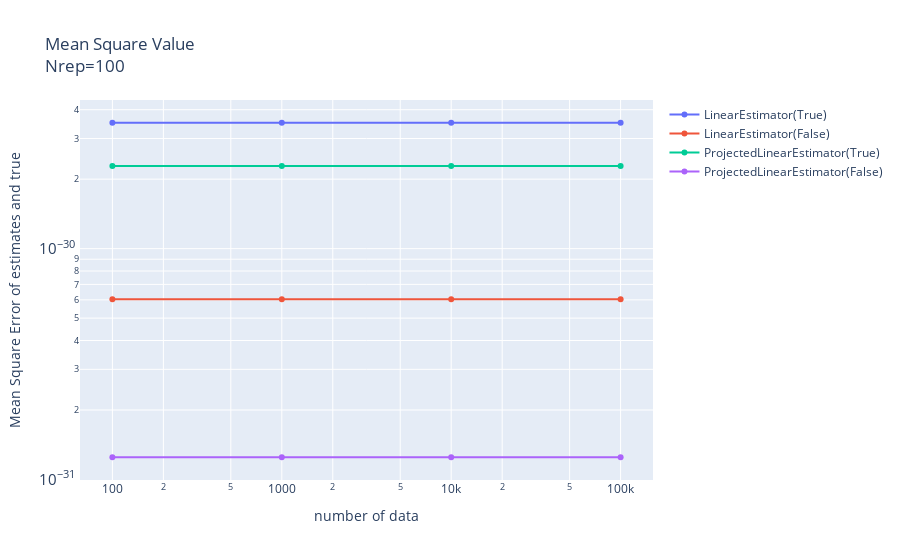

Source (notebook cell):
### Code cell
mses_pj_true, stds_pj_true, _ = data_analysis.convert_to_series(p_param_affine_est_linear, true_object)
mses_pj_false, stds_pj_false, _ = data_analysis.convert_to_series(p_param_linear_est_linear, true_object)

print(f"r=1")
title = f"Mean Square Value<br>Nrep={iterations}"
mses_list = [mses_affine, mses_linear, mses_pj_true, mses_pj_false]
name_list = ["LinearEstimator(True)", "LinearEstimator(False)", "ProjectedLinearEstimator(True)", "ProjectedLinearEstimator(False)"]

data_analysis.show_mses(num_data=num_data, mses=mses_list,
          names=name_list, title=title)

### Figure 1 — Plotly figure (JSON) as saved in the notebook; plotly's stock layout.template omitted (floating-point values rounded to 4 significant figures)
{"data": [{"mode": "lines+markers", "name": "LinearEstimator(True)", "type": "scatter", "x": [100, 1000, 10000, 100000], "y": [3.511e-30, 3.511e-30, 3.511e-30, 3.511e-30]}, {"mode": "lines+markers", "name": "LinearEstimator(False)", "type": "scatter", "x": [100, 1000, 10000, 100000], "y": [6.04e-31, 6.04e-31, 6.04e-31, 6.04e-31]}, {"mode": "lines+markers", "name": "ProjectedLinearEstimator(True)", "type": "scatter", "x": [100, 1000, 10000, 100000], "y": [2.279e-30, 2.279e-30, 2.279e-30, 2.279e-30]}, {"mode": "lines+markers", "name": "ProjectedLinearEstimator(False)", "type": "scatter", "x": [100, 1000, 10000, 100000], "y": [1.248e-31, 1.248e-31, 1.248e-31, 1.248e-31]}], "layout": {"title": {"text": "Mean Square Value<br>Nrep=100"}, "xaxis": {"title": {"text": "number of data"}, "type": "log"}, "yaxis": {"title": {"text": "Mean Square Error of estimates and true"}, "type": "log"}}}
